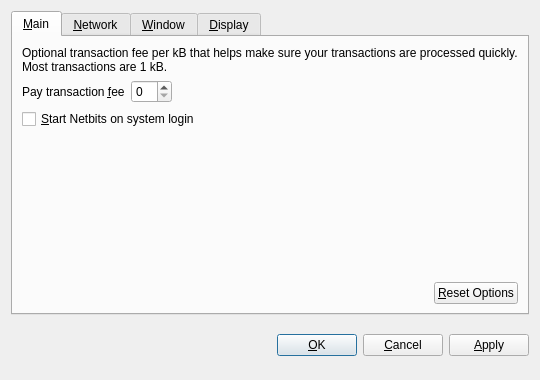
<?xml version="1.0" encoding="UTF-8"?>
<ui version="4.0">
 <class>OptionsDialog</class>
 <widget class="QDialog" name="OptionsDialog">
  <property name="geometry">
   <rect>
    <x>0</x>
    <y>0</y>
    <width>540</width>
    <height>380</height>
   </rect>
  </property>
  <property name="windowTitle">
   <string>Options</string>
  </property>
  <property name="modal">
   <bool>true</bool>
  </property>
  <layout class="QVBoxLayout" name="verticalLayout">
   <item>
    <widget class="QTabWidget" name="tabWidget">
     <property name="tabPosition">
      <enum>QTabWidget::North</enum>
     </property>
     <property name="currentIndex">
      <number>0</number>
     </property>
     <widget class="QWidget" name="tabMain">
      <attribute name="title">
       <string>&amp;Main</string>
      </attribute>
      <layout class="QVBoxLayout" name="verticalLayout_Main">
       <item>
        <widget class="QLabel" name="transactionFeeInfoLabel">
         <property name="text">
          <string>Optional transaction fee per kB that helps make sure your transactions are processed quickly. Most transactions are 1 kB.</string>
         </property>
         <property name="textFormat">
          <enum>Qt::PlainText</enum>
         </property>
         <property name="wordWrap">
          <bool>true</bool>
         </property>
        </widget>
       </item>
       <item>
        <layout class="QHBoxLayout" name="horizontalLayout_1_Main">
         <item>
          <widget class="QLabel" name="transactionFeeLabel">
           <property name="text">
            <string>Pay transaction &amp;fee</string>
           </property>
           <property name="textFormat">
            <enum>Qt::PlainText</enum>
           </property>
           <property name="buddy">
            <cstring>transactionFee</cstring>
           </property>
          </widget>
         </item>
         <item>
          <widget class="BitcoinAmountField" name="transactionFee"/>
         </item>
         <item>
          <spacer name="horizontalSpacer_1_Main">
           <property name="orientation">
            <enum>Qt::Horizontal</enum>
           </property>
           <property name="sizeHint" stdset="0">
            <size>
             <width>40</width>
             <height>20</height>
            </size>
           </property>
          </spacer>
         </item>
        </layout>
       </item>
       <item>
        <widget class="QCheckBox" name="bitcoinAtStartup">
         <property name="toolTip">
          <string>Automatically start Netbits after logging in to the system.</string>
         </property>
         <property name="text">
          <string>&amp;Start Netbits on system login</string>
         </property>
        </widget>
       </item>
       <item>
        <spacer name="verticalSpacer_Main">
         <property name="orientation">
          <enum>Qt::Vertical</enum>
         </property>
         <property name="sizeHint" stdset="0">
          <size>
           <width>20</width>
           <height>40</height>
          </size>
         </property>
        </spacer>
       </item>
       <item>
        <layout class="QHBoxLayout" name="horizontalLayout_2_Main">
         <item>
          <spacer name="horizontalSpacer_2_Main">
           <property name="orientation">
            <enum>Qt::Horizontal</enum>
           </property>
           <property name="sizeHint" stdset="0">
            <size>
             <width>40</width>
             <height>20</height>
            </size>
           </property>
          </spacer>
         </item>
         <item>
          <widget class="QPushButton" name="resetButton">
           <property name="toolTip">
            <string>Reset all client options to default.</string>
           </property>
           <property name="text">
            <string>&amp;Reset Options</string>
           </property>
           <property name="autoDefault">
            <bool>false</bool>
           </property>
          </widget>
         </item>
        </layout>
       </item>
      </layout>
     </widget>
     <widget class="QWidget" name="tabNetwork">
      <attribute name="title">
       <string>&amp;Network</string>
      </attribute>
      <layout class="QVBoxLayout" name="verticalLayout_Network">
       <item>
        <widget class="QCheckBox" name="mapPortUpnp">
         <property name="toolTip">
          <string>Automatically open the Netbits client port on the router. This only works when your router supports UPnP and it is enabled.</string>
         </property>
         <property name="text">
          <string>Map port using &amp;UPnP</string>
         </property>
        </widget>
       </item>
       <item>
        <widget class="QCheckBox" name="connectSocks">
         <property name="toolTip">
          <string>Connect to the Netbits network through a SOCKS proxy (e.g. when connecting through Tor).</string>
         </property>
         <property name="text">
          <string>&amp;Connect through SOCKS proxy:</string>
         </property>
        </widget>
       </item>
       <item>
        <layout class="QHBoxLayout" name="horizontalLayout_Network">
         <item>
          <widget class="QLabel" name="proxyIpLabel">
           <property name="text">
            <string>Proxy &amp;IP:</string>
           </property>
           <property name="textFormat">
            <enum>Qt::PlainText</enum>
           </property>
           <property name="buddy">
            <cstring>proxyIp</cstring>
           </property>
          </widget>
         </item>
         <item>
          <widget class="QValidatedLineEdit" name="proxyIp">
           <property name="maximumSize">
            <size>
             <width>140</width>
             <height>16777215</height>
            </size>
           </property>
           <property name="toolTip">
            <string>IP address of the proxy (e.g. 127.0.0.1)</string>
           </property>
          </widget>
         </item>
         <item>
          <widget class="QLabel" name="proxyPortLabel">
           <property name="text">
            <string>&amp;Port:</string>
           </property>
           <property name="textFormat">
            <enum>Qt::PlainText</enum>
           </property>
           <property name="buddy">
            <cstring>proxyPort</cstring>
           </property>
          </widget>
         </item>
         <item>
          <widget class="QLineEdit" name="proxyPort">
           <property name="maximumSize">
            <size>
             <width>55</width>
             <height>16777215</height>
            </size>
           </property>
           <property name="toolTip">
            <string>Port of the proxy (e.g. 9050)</string>
           </property>
          </widget>
         </item>
         <item>
          <widget class="QLabel" name="socksVersionLabel">
           <property name="text">
            <string>SOCKS &amp;Version:</string>
           </property>
           <property name="textFormat">
            <enum>Qt::PlainText</enum>
           </property>
           <property name="buddy">
            <cstring>socksVersion</cstring>
           </property>
          </widget>
         </item>
         <item>
          <widget class="QValueComboBox" name="socksVersion">
           <property name="toolTip">
            <string>SOCKS version of the proxy (e.g. 5)</string>
           </property>
          </widget>
         </item>
         <item>
          <spacer name="horizontalSpacer_Network">
           <property name="orientation">
            <enum>Qt::Horizontal</enum>
           </property>
           <property name="sizeHint" stdset="0">
            <size>
             <width>40</width>
             <height>20</height>
            </size>
           </property>
          </spacer>
         </item>
        </layout>
       </item>
       <item>
        <spacer name="verticalSpacer_Network">
         <property name="orientation">
          <enum>Qt::Vertical</enum>
         </property>
         <property name="sizeHint" stdset="0">
          <size>
           <width>20</width>
           <height>40</height>
          </size>
         </property>
        </spacer>
       </item>
      </layout>
     </widget>
     <widget class="QWidget" name="tabWindow">
      <attribute name="title">
       <string>&amp;Window</string>
      </attribute>
      <layout class="QVBoxLayout" name="verticalLayout_Window">
       <item>
        <widget class="QCheckBox" name="minimizeToTray">
         <property name="toolTip">
          <string>Show only a tray icon after minimizing the window.</string>
         </property>
         <property name="text">
          <string>&amp;Minimize to the tray instead of the taskbar</string>
         </property>
        </widget>
       </item>
       <item>
        <widget class="QCheckBox" name="minimizeOnClose">
         <property name="toolTip">
          <string>Minimize instead of exit the application when the window is closed. When this option is enabled, the application will be closed only after selecting Quit in the menu.</string>
         </property>
         <property name="text">
          <string>M&amp;inimize on close</string>
         </property>
        </widget>
       </item>
       <item>
        <spacer name="verticalSpacer_Window">
         <property name="orientation">
          <enum>Qt::Vertical</enum>
         </property>
         <property name="sizeHint" stdset="0">
          <size>
           <width>20</width>
           <height>40</height>
          </size>
         </property>
        </spacer>
       </item>
      </layout>
     </widget>
     <widget class="QWidget" name="tabDisplay">
      <attribute name="title">
       <string>&amp;Display</string>
      </attribute>
      <layout class="QVBoxLayout" name="verticalLayout_Display">
       <item>
        <layout class="QHBoxLayout" name="horizontalLayout_1_Display">
         <item>
          <widget class="QLabel" name="langLabel">
           <property name="text">
            <string>User Interface &amp;language:</string>
           </property>
           <property name="textFormat">
            <enum>Qt::PlainText</enum>
           </property>
           <property name="buddy">
            <cstring>lang</cstring>
           </property>
          </widget>
         </item>
         <item>
          <widget class="QValueComboBox" name="lang">
           <property name="toolTip">
            <string>The user interface language can be set here. This setting will take effect after restarting Netbits.</string>
           </property>
          </widget>
         </item>
        </layout>
       </item>
       <item>
        <layout class="QHBoxLayout" name="horizontalLayout_2_Display">
         <item>
          <widget class="QLabel" name="unitLabel">
           <property name="text">
            <string>&amp;Unit to show amounts in:</string>
           </property>
           <property name="textFormat">
            <enum>Qt::PlainText</enum>
           </property>
           <property name="buddy">
            <cstring>unit</cstring>
           </property>
          </widget>
         </item>
         <item>
          <widget class="QValueComboBox" name="unit">
           <property name="toolTip">
            <string>Choose the default subdivision unit to show in the interface and when sending coins.</string>
           </property>
          </widget>
         </item>
        </layout>
       </item>
       <item>
        <widget class="QCheckBox" name="displayAddresses">
         <property name="toolTip">
          <string>Whether to show Netbits addresses in the transaction list or not.</string>
         </property>
         <property name="text">
          <string>&amp;Display addresses in transaction list</string>
         </property>
        </widget>
       </item>
       <item>
        <spacer name="verticalSpacer_Display">
         <property name="orientation">
          <enum>Qt::Vertical</enum>
         </property>
         <property name="sizeHint" stdset="0">
          <size>
           <width>20</width>
           <height>40</height>
          </size>
         </property>
        </spacer>
       </item>
      </layout>
     </widget>
    </widget>
   </item>
   <item>
    <layout class="QHBoxLayout" name="horizontalLayout_Buttons">
     <item>
      <spacer name="horizontalSpacer_1">
       <property name="orientation">
        <enum>Qt::Horizontal</enum>
       </property>
       <property name="sizeHint" stdset="0">
        <size>
         <width>40</width>
         <height>48</height>
        </size>
       </property>
      </spacer>
     </item>
     <item>
      <widget class="QLabel" name="statusLabel">
       <property name="font">
        <font>
         <weight>75</weight>
         <bold>true</bold>
        </font>
       </property>
       <property name="text">
        <string/>
       </property>
       <property name="textFormat">
        <enum>Qt::PlainText</enum>
       </property>
       <property name="wordWrap">
        <bool>true</bool>
       </property>
      </widget>
     </item>
     <item>
      <spacer name="horizontalSpacer_2">
       <property name="orientation">
        <enum>Qt::Horizontal</enum>
       </property>
       <property name="sizeHint" stdset="0">
        <size>
         <width>40</width>
         <height>48</height>
        </size>
       </property>
      </spacer>
     </item>
     <item>
      <widget class="QPushButton" name="okButton">
       <property name="text">
        <string>&amp;OK</string>
       </property>
      </widget>
     </item>
     <item>
      <widget class="QPushButton" name="cancelButton">
       <property name="text">
        <string>&amp;Cancel</string>
       </property>
       <property name="autoDefault">
        <bool>false</bool>
       </property>
      </widget>
     </item>
     <item>
      <widget class="QPushButton" name="applyButton">
       <property name="text">
        <string>&amp;Apply</string>
       </property>
       <property name="autoDefault">
        <bool>false</bool>
       </property>
      </widget>
     </item>
    </layout>
   </item>
  </layout>
 </widget>
 <customwidgets>
  <customwidget>
   <class>BitcoinAmountField</class>
   <extends>QSpinBox</extends>
   <header>bitcoinamountfield.h</header>
  </customwidget>
  <customwidget>
   <class>QValueComboBox</class>
   <extends>QComboBox</extends>
   <header>qvaluecombobox.h</header>
  </customwidget>
  <customwidget>
   <class>QValidatedLineEdit</class>
   <extends>QLineEdit</extends>
   <header>qvalidatedlineedit.h</header>
  </customwidget>
 </customwidgets>
 <resources/>
 <connections/>
</ui>
